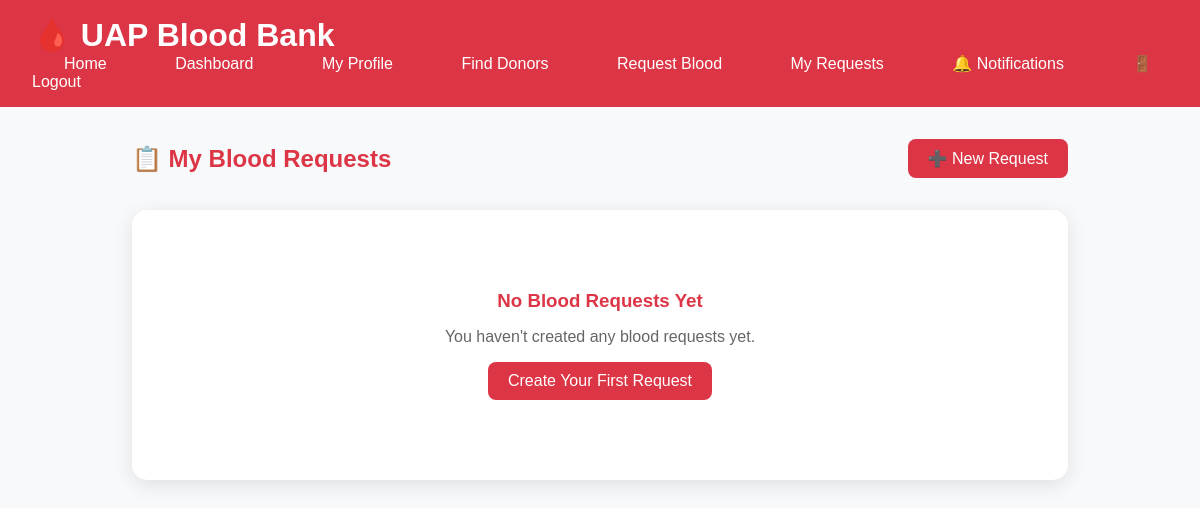
Before: /request-history/ (signed in) with the older database file.
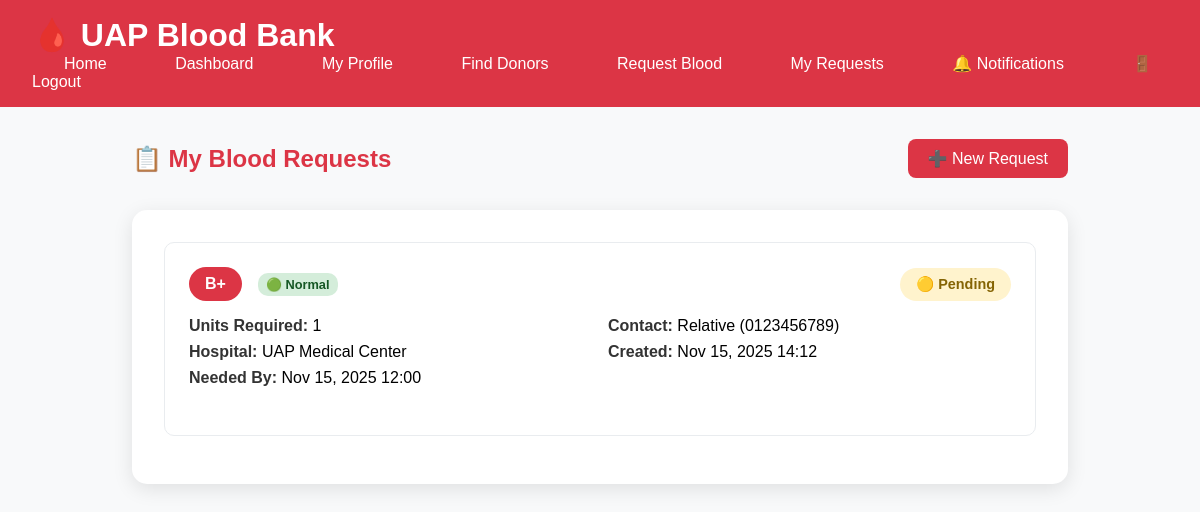
After: the same page with the newer database file.
### UAP_Student_Blood_Information_System/bloodbank/models.py (models this page shows, shortened)
class BloodRequest(models.Model):
    STATUS_CHOICES = [
        ('pending', '🟡 Pending'),
        ('accepted', '✅ Accepted'),
        ('completed', '🟢 Completed'),
        ('cancelled', '🔴 Cancelled'),
        ('expired', '⏰ Expired'),
    ]
    URGENCY_CHOICES = [
        ('normal', '🟢 Normal'),
        ('urgent', '🟡 Urgent'),
        ('emergency', '🔴 Emergency'),
    ]
    requester = models.ForeignKey(User, on_delete=models.CASCADE, related_name='blood_requests')
    blood_group = models.CharField(max_length=5, choices=BLOOD_GROUPS)
    units_required = models.PositiveIntegerField(default=1)
    urgency = models.CharField(max_length=20, choices=URGENCY_CHOICES, default='normal')
    message = models.TextField(help_text="Additional information for donors", blank=True)
    hospital_name = models.CharField(max_length=255, default='UAP Medical Center')
    hospital_address = models.TextField(default='UAP Campus, Kuratoli, Dhaka')
    contact_person = models.CharField(max_length=100, default='Medical Staff')
    contact_phone = models.CharField(max_length=15, default='0123456789')
    status = models.CharField(max_length=20, choices=STATUS_CHOICES, default='pending')
    created_at = models.DateTimeField(auto_now_add=True)
    needed_by = models.DateTimeField(help_text="When the blood is needed by", default=timezone.now)
    accepted_by = models.ForeignKey(
        User,
        on_delete=models.SET_NULL,
        null=True,
        blank=True,
        related_name='accepted_requests'
    )
    accepted_at = models.DateTimeField(null=True, blank=True)

### UAP_Student_Blood_Information_System/bloodbank/views.py (the view)
# urls.py: path('request-history/', views.request_history, name='request_history'),
@login_required
def request_history(request):
    user_requests = BloodRequest.objects.filter(requester=request.user).order_by('-created_at')
    unread_count = get_unread_notification_count(request.user)
    return render(request, 'request_history.html', {
        'user_requests': user_requests,
        'user': request.user,
        'unread_count': unread_count,
    })

### UAP_Student_Blood_Information_System/bloodbank/context_processors.py (called while the page is built)
def notification_count(request):
    if request.user.is_authenticated:
        unread_count = Notification.objects.filter(user=request.user, is_read=False).count()
        return {'unread_count': unread_count}
    return {'unread_count': 0}

### UAP_Student_Blood_Information_System/bloodbank/views.py (called while the page is built, shortened)
def get_unread_notification_count(user):
    return Notification.objects.filter(user=user, is_read=False).count()

### UAP_Student_Blood_Information_System/templates/request_history.html (shortened to what this page needs)
<!DOCTYPE html>
<html lang="en">
<head>
</head>
<body>
    <div class="navbar">
    <h1>🩸 UAP Blood Bank</h1>
    <nav>
        <a href="{% url 'home' %}">Home</a>
        <a href="{% url 'dashboard' %}">Dashboard</a>
        <a href="{% url 'profile' %}">My Profile</a>
        <a href="{% url 'donor_list' %}">Find Donors</a>
        <a href="{% url 'request_blood' %}">Request Blood</a>
        <a href="{% url 'request_history' %}">My Requests</a>
        <a href="{% url 'notifications' %}">
    🔔 Notifications
</a>
        <a href="{% url 'logout' %}">🚪 Logout</a>
    </nav>
</div>
    <div class="container">
        <div class="page-header">
            <h2>📋 My Blood Requests</h2>
            <a href="{% url 'request_blood' %}" class="btn">➕ New Request</a>
        </div>
        <div class="requests-list">
            {% if user_requests %}
                {% for request in user_requests %}
                <div class="request-card">
                    <div class="request-header">
                        <div style="display: flex; align-items: center; gap: 1rem;">
                            <span class="blood-group">{{ request.blood_group }}</span>
                            <span class="urgency-badge urgency-{{ request.urgency }}">
                                {{ request.get_urgency_display }}
                            </span>
                        </div>
                        <span class="status-badge status-{{ request.status }}">
                            {{ request.get_status_display }}
                        </span>
                    </div>
                    <div class="request-details">
                        <div>
                            <div class="detail-item">
                                <span class="detail-label">Units Required:</span> {{ request.units_required }}
                            </div>
                            <div class="detail-item">
                                <span class="detail-label">Hospital:</span> {{ request.hospital_name }}
                            </div>
                            <div class="detail-item">
                                <span class="detail-label">Needed By:</span> {{ request.needed_by|date:"M d, Y H:i" }}
                            </div>
                        </div>
                        <div>
                            <div class="detail-item">
                                <span class="detail-label">Contact:</span> {{ request.contact_person }} ({{ request.contact_phone }})
                            </div>
                            <div class="detail-item">
                                <span class="detail-label">Created:</span> {{ request.created_at|date:"M d, Y H:i" }}
                            </div>
                        </div>
                    </div>
                </div>
                {% endfor %}
            {% else %}
                <div class="no-requests">
                    <h3>No Blood Requests Yet</h3>
                    <p>You haven't created any blood requests yet.</p>
                    <a href="{% url 'request_blood' %}" class="btn" style="margin-top: 1rem;">Create Your First Request</a>
                </div>
            {% endif %}
        </div>
    </div>
</body>
</html>

Changed rows visible on the page:
added BloodRequest: blood_group "B+", urgency "🟢 Normal", status "🟡 Pending", units_required "1", hospital_name "UAP Medical Center", needed_by "Nov 15, 2025 12:00", contact_person "Relative", contact_phone "0123456789", created_at "Nov 15, 2025 14:12"
Other visible differences:
text no longer shown: "No Blood Requests Yet You haven't created any blood requests yet. Create Your First Request"
